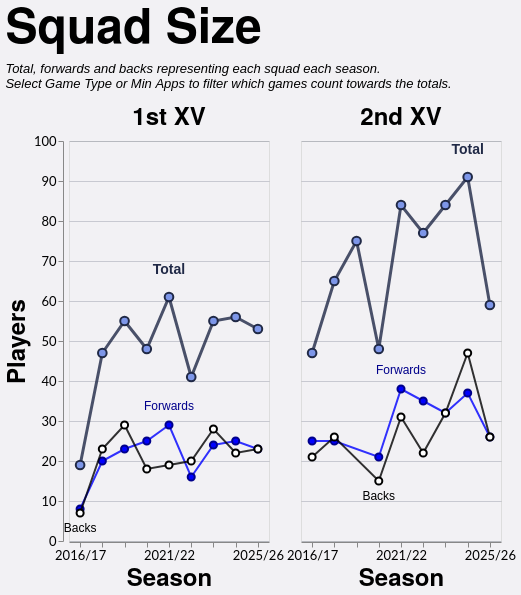

Write a Vega-Lite specification for this figure.
### Vega-Lite specification from a JSON file in a GitHub repository (floating-point values rounded to 4 significant figures)
{"config": {"axis": {"labelFont": "Lato, sans-serif", "titleFont": "PT Sans Narrow, Helvetica Neue, Helvetica, Arial, sans-serif", "labelFontSize": 13, "titleFontSize": 24, "gridColor": "#202947", "gridOpacity": 0.2}, "header": {"labelFont": "PT Sans Narrow, Helvetica Neue, Helvetica, Arial, sans-serif", "titleFont": "PT Sans Narrow, Helvetica Neue, Helvetica, Arial, sans-serif", "labelFontSize": 24, "titleFontSize": 28, "labelFontWeight": "bold", "orient": "left"}, "legend": {"labelFont": "Lato, sans-serif", "titleFont": "PT Sans Narrow, Helvetica Neue, Helvetica, Arial, sans-serif", "labelFontSize": 14, "titleFontSize": 16, "titlePadding": 5, "fillColor": "white", "strokeColor": "black", "padding": 10, "titleFontWeight": "lighter", "titleFontStyle": "italic", "titleColor": "gray", "offset": 10}, "title": {"font": "PT Sans Narrow, Helvetica Neue, Helvetica, Arial, sans-serif", "fontSize": 48, "fontWeight": "bold", "anchor": "start", "align": "center", "titlePadding": 20, "subtitlePadding": 10, "subtitleFontSize": 13, "subtitleColor": "", "subtitleFontStyle": "italic", "offset": 15, "color": "black"}, "axisX": {"labelAngle": 0}, "facet": {"title": null, "header": null, "align": {"row": "each", "column": "each"}}, "resolve": {"scale": {"y": "independent", "facet": "independent"}}, "background": "#f2f1f4"}, "data": {"name": "data-c07b5684043dc7bb144c2d9d8b829131"}, "facet": {"column": {"field": "squad", "header": {"labelExpr": "datum.value + ' XV'", "labelFontSize": 24}, "sort": ["1st", "2nd"], "title": null, "type": "nominal"}}, "spec": {"layer": [{"mark": {"type": "line", "color": "#202946", "opacity": 0.8, "point": {"filled": true, "color": "#7d96e8", "stroke": "#202946", "size": 75, "strokeWidth": 2}, "strokeWidth": 3}, "encoding": {"detail": [{"field": "unit", "type": "nominal"}], "tooltip": [{"field": "season", "title": "Season", "type": "ordinal"}, {"field": "squad", "title": "Squad", "type": "nominal"}, {"field": "unit", "title": "Unit", "type": "nominal"}, {"field": "players", "title": "Players", "type": "quantitative"}], "x": {"axis": {"labelAngle": 0, "labelOverlap": "parity"}, "field": "season", "sort": "ascending", "title": "Season", "type": "ordinal"}, "y": {"axis": {"tickMinStep": 1}, "field": "players", "scale": {"zero": true}, "title": "Players", "type": "quantitative"}}, "transform": [{"filter": "(datum.unit === 'Total')"}]}, {"mark": {"type": "line", "color": "blue", "opacity": 0.8, "point": {"filled": true, "color": "blue", "stroke": "darkblue", "size": 50, "strokeWidth": 2}, "strokeWidth": 2}, "encoding": {"detail": [{"field": "unit", "type": "nominal"}], "tooltip": [{"field": "season", "title": "Season", "type": "ordinal"}, {"field": "squad", "title": "Squad", "type": "nominal"}, {"field": "unit", "title": "Unit", "type": "nominal"}, {"field": "players", "title": "Players", "type": "quantitative"}], "x": {"axis": {"labelAngle": 0, "labelOverlap": "parity"}, "field": "season", "sort": "ascending", "title": "Season", "type": "ordinal"}, "y": {"axis": {"tickMinStep": 1}, "field": "players", "scale": {"zero": true}, "title": "Players", "type": "quantitative"}}, "transform": [{"filter": "(datum.unit === 'Forwards')"}]}, {"mark": {"type": "line", "color": "black", "opacity": 0.8, "point": {"filled": true, "color": "white", "stroke": "black", "size": 50, "strokeWidth": 2}, "strokeWidth": 2}, "encoding": {"detail": [{"field": "unit", "type": "nominal"}], "tooltip": [{"field": "season", "title": "Season", "type": "ordinal"}, {"field": "squad", "title": "Squad", "type": "nominal"}, {"field": "unit", "title": "Unit", "type": "nominal"}, {"field": "players", "title": "Players", "type": "quantitative"}], "x": {"axis": {"labelAngle": 0, "labelOverlap": "parity"}, "field": "season", "sort": "ascending", "title": "Season", "type": "ordinal"}, "y": {"axis": {"tickMinStep": 1}, "field": "players", "scale": {"zero": true}, "title": "Players", "type": "quantitative"}}, "transform": [{"filter": "(datum.unit === 'Backs')"}]}, {"mark": {"type": "text", "align": "center", "baseline": "bottom", "color": "#202946", "dx": 0, "dy": -20, "fontSize": 14, "fontWeight": "bold"}, "encoding": {"detail": [{"field": "unit", "type": "nominal"}], "text": {"value": "Total"}, "tooltip": [{"field": "season", "title": "Season", "type": "ordinal"}, {"field": "squad", "title": "Squad", "type": "nominal"}, {"field": "unit", "title": "Unit", "type": "nominal"}, {"field": "players", "title": "Players", "type": "quantitative"}], "x": {"field": "season", "type": "ordinal"}, "y": {"field": "players", "type": "quantitative"}}, "transform": [{"filter": "(datum.unit === 'Total')"}, {"calculate": "toNumber(split(datum.season, '/')[0])", "as": "season_order"}, {"joinaggregate": [{"op": "max", "field": "players", "as": "max_value"}, {"op": "min", "field": "players", "as": "min_value"}], "groupby": ["squad"]}, {"filter": "datum.players > 0"}, {"filter": "datum.players == datum.max_value"}, {"window": [{"op": "row_number", "field": "", "as": "rank"}], "groupby": ["squad"], "sort": [{"field": "season_order", "order": "descending"}]}, {"filter": "datum.rank == 1"}]}, {"mark": {"type": "text", "align": "center", "baseline": "bottom", "color": "darkblue", "dx": 0, "dy": -12, "fontSize": 12, "fontWeight": "normal"}, "encoding": {"detail": [{"field": "unit", "type": "nominal"}], "text": {"value": "Forwards"}, "tooltip": [{"field": "season", "title": "Season", "type": "ordinal"}, {"field": "squad", "title": "Squad", "type": "nominal"}, {"field": "unit", "title": "Unit", "type": "nominal"}, {"field": "players", "title": "Players", "type": "quantitative"}], "x": {"field": "season", "type": "ordinal"}, "y": {"field": "players", "type": "quantitative"}}, "transform": [{"filter": "(datum.unit === 'Forwards')"}, {"calculate": "toNumber(split(datum.season, '/')[0])", "as": "season_order"}, {"joinaggregate": [{"op": "max", "field": "players", "as": "max_value"}, {"op": "min", "field": "players", "as": "min_value"}], "groupby": ["squad"]}, {"filter": "datum.players > 0"}, {"filter": "datum.players == datum.max_value"}, {"window": [{"op": "row_number", "field": "", "as": "rank"}], "groupby": ["squad"], "sort": [{"field": "season_order", "order": "descending"}]}, {"filter": "datum.rank == 1"}]}, {"mark": {"type": "text", "align": "center", "baseline": "top", "color": "black", "dx": 0, "dy": 10, "fontSize": 12, "fontWeight": "normal"}, "encoding": {"detail": [{"field": "unit", "type": "nominal"}], "text": {"value": "Backs"}, "tooltip": [{"field": "season", "title": "Season", "type": "ordinal"}, {"field": "squad", "title": "Squad", "type": "nominal"}, {"field": "unit", "title": "Unit", "type": "nominal"}, {"field": "players", "title": "Players", "type": "quantitative"}], "x": {"field": "season", "type": "ordinal"}, "y": {"field": "players", "type": "quantitative"}}, "transform": [{"filter": "(datum.unit === 'Backs')"}, {"calculate": "toNumber(split(datum.season, '/')[0])", "as": "season_order"}, {"joinaggregate": [{"op": "max", "field": "players", "as": "max_value"}, {"op": "min", "field": "players", "as": "min_value"}], "groupby": ["squad"]}, {"filter": "datum.players > 0"}, {"filter": "datum.players == datum.min_value"}, {"window": [{"op": "row_number", "field": "", "as": "rank"}], "groupby": ["squad"], "sort": [{"field": "season_order", "order": "descending"}]}, {"filter": "datum.rank == 1"}]}], "height": 400, "width": 200}, "spacing": 30, "title": {"text": "Squad Size", "subtitle": ["Total, forwards and backs representing each squad each season.", "Select Game Type or Min Apps to filter which games count towards the totals."]}, "$schema": "https://vega.github.io/schema/vega-lite/v5.20.1.json", "datasets": {"data-c07b5684043dc7bb144c2d9d8b829131": [{"season": "2016/17", "squad": "1st", "unit": "Backs", "players": 7}, {"season": "2016/17", "squad": "1st", "unit": "Forwards", "players": 8}, {"season": "2016/17", "squad": "1st", "unit": "Total", "players": 19}, {"season": "2016/17", "squad": "2nd", "unit": "Backs", "players": 21}, {"season": "2016/17", "squad": "2nd", "unit": "Forwards", "players": 25}, {"season": "2016/17", "squad": "2nd", "unit": "Total", "players": 47}, {"season": "2017/18", "squad": "1st", "unit": "Backs", "players": 23}, {"season": "2017/18", "squad": "1st", "unit": "Forwards", "players": 20}, {"season": "2017/18", "squad": "1st", "unit": "Total", "players": 47}, {"season": "2017/18", "squad": "2nd", "unit": "Backs", "players": 26}, {"season": "2017/18", "squad": "2nd", "unit": "Forwards", "players": 25}, {"season": "2017/18", "squad": "2nd", "unit": "Total", "players": 65}, {"season": "2018/19", "squad": "1st", "unit": "Backs", "players": 29}, {"season": "2018/19", "squad": "1st", "unit": "Forwards", "players": 23}, {"season": "2018/19", "squad": "1st", "unit": "Total", "players": 55}, {"season": "2018/19", "squad": "2nd", "unit": "Total", "players": 75}, {"season": "2019/20", "squad": "1st", "unit": "Backs", "players": 18}, {"season": "2019/20", "squad": "1st", "unit": "Forwards", "players": 25}, {"season": "2019/20", "squad": "1st", "unit": "Total", "players": 48}, {"season": "2019/20", "squad": "2nd", "unit": "Backs", "players": 15}, {"season": "2019/20", "squad": "2nd", "unit": "Forwards", "players": 21}, {"season": "2019/20", "squad": "2nd", "unit": "Total", "players": 48}, {"season": "2021/22", "squad": "1st", "unit": "Backs", "players": 19}, {"season": "2021/22", "squad": "1st", "unit": "Forwards", "players": 29}, {"season": "2021/22", "squad": "1st", "unit": "Total", "players": 61}, {"season": "2021/22", "squad": "2nd", "unit": "Backs", "players": 31}, {"season": "2021/22", "squad": "2nd", "unit": "Forwards", "players": 38}, {"season": "2021/22", "squad": "2nd", "unit": "Total", "players": 84}, {"season": "2022/23", "squad": "1st", "unit": "Backs", "players": 20}, {"season": "2022/23", "squad": "1st", "unit": "Forwards", "players": 16}, {"season": "2022/23", "squad": "1st", "unit": "Total", "players": 41}, {"season": "2022/23", "squad": "2nd", "unit": "Backs", "players": 22}, {"season": "2022/23", "squad": "2nd", "unit": "Forwards", "players": 35}, {"season": "2022/23", "squad": "2nd", "unit": "Total", "players": 77}, {"season": "2023/24", "squad": "1st", "unit": "Backs", "players": 28}, {"season": "2023/24", "squad": "1st", "unit": "Forwards", "players": 24}, {"season": "2023/24", "squad": "1st", "unit": "Total", "players": 55}, {"season": "2023/24", "squad": "2nd", "unit": "Backs", "players": 32}, {"season": "2023/24", "squad": "2nd", "unit": "Forwards", "players": 32}, {"season": "2023/24", "squad": "2nd", "unit": "Total", "players": 84}, {"season": "2024/25", "squad": "1st", "unit": "Backs", "players": 22}, {"season": "2024/25", "squad": "1st", "unit": "Forwards", "players": 25}, {"season": "2024/25", "squad": "1st", "unit": "Total", "players": 56}, {"season": "2024/25", "squad": "2nd", "unit": "Backs", "players": 47}, {"season": "2024/25", "squad": "2nd", "unit": "Forwards", "players": 37}, {"season": "2024/25", "squad": "2nd", "unit": "Total", "players": 91}, {"season": "2025/26", "squad": "1st", "unit": "Backs", "players": 23}, {"season": "2025/26", "squad": "1st", "unit": "Forwards", "players": 23}, {"season": "2025/26", "squad": "1st", "unit": "Total", "players": 53}, {"season": "2025/26", "squad": "2nd", "unit": "Backs", "players": 26}, {"season": "2025/26", "squad": "2nd", "unit": "Forwards", "players": 26}, {"season": "2025/26", "squad": "2nd", "unit": "Total", "players": 59}]}}
